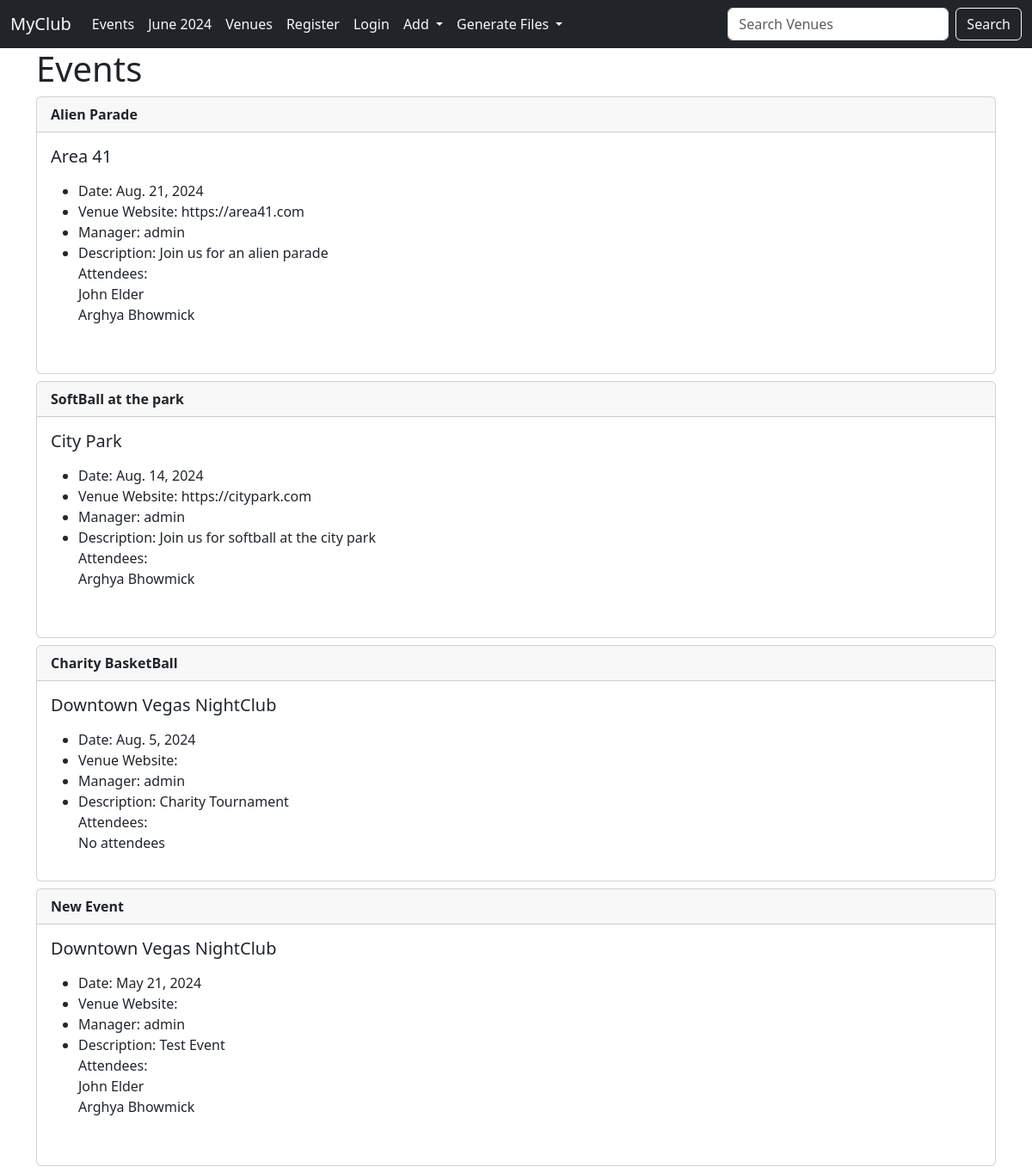
/events, run on an earlier commit of the app's database.
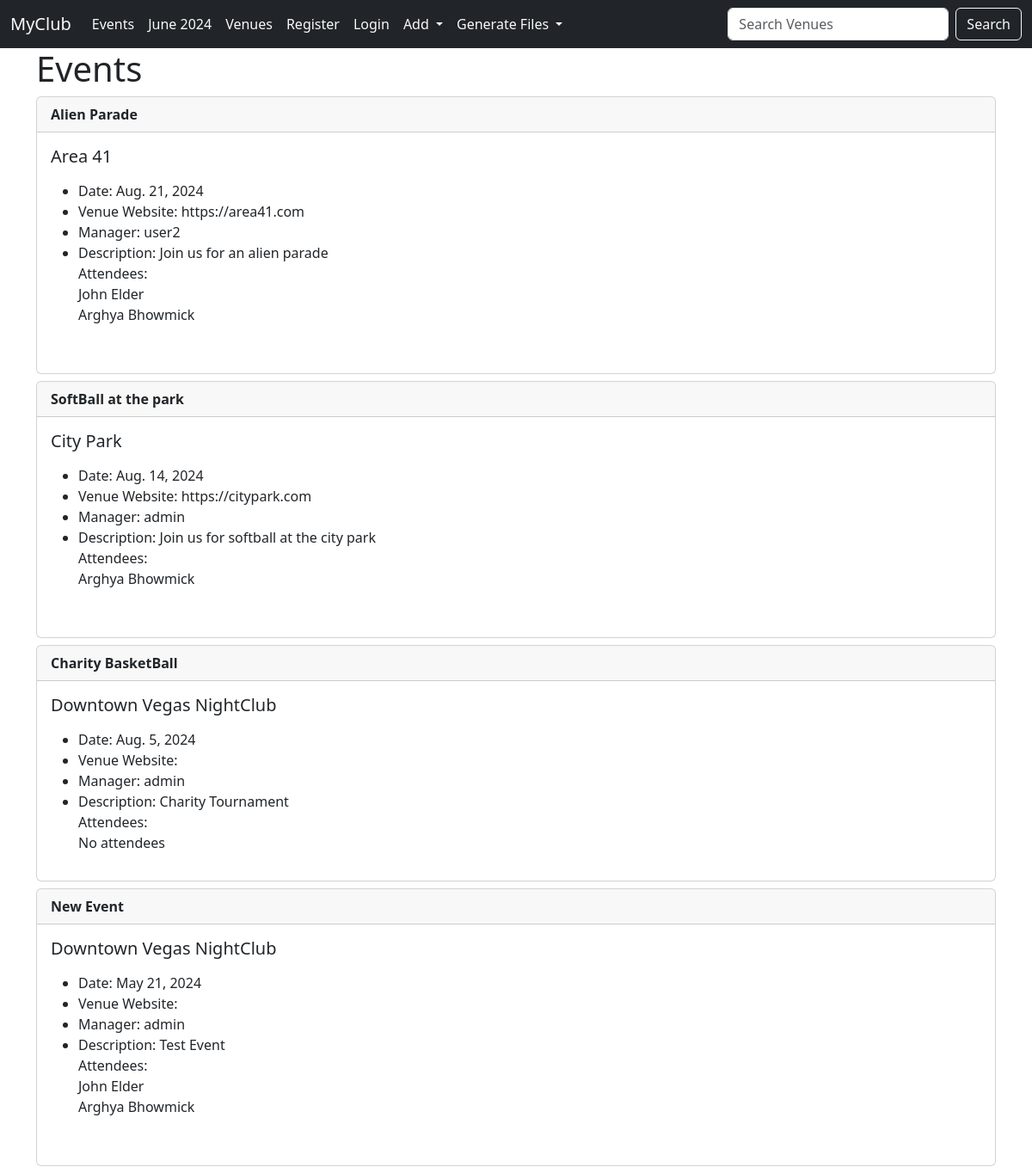
And on a later commit of the database.
### events/models.py (models this page shows)
class Event(models.Model):
    name = models.CharField(max_length=100)
    event_date = models.DateField()
    venue = models.ForeignKey(Venue, blank=True, null=True, on_delete=models.CASCADE)
    attendees = models.ManyToManyField(MyClubUser, blank=True)
    manager = models.ForeignKey(User, blank=True, null=True, on_delete=models.SET_NULL)
    description = models.TextField(blank=True)
    def __str__(self):
        return self.name

class Venue(models.Model):
    name = models.CharField("Venue Name", max_length=100)
    address = models.CharField(max_length=300)
    zip_code = models.CharField("Zip Code", max_length=15)
    phone = models.CharField("Contact Phone", max_length=25, blank=True)
    web = models.URLField("Website Address",blank=True)
    email = models.EmailField("Email Address",blank=True)
    def __str__(self):
        return self.name

### events/views.py (the view)
# urls.py: path('events',views.all_events, name='list-events'),
def all_events(request):
    event_list = Event.objects.all().order_by("-event_date")
    return render(request, "events/event_list.html", {"event_list": event_list})

### events/models.py (called while the page is built)
    def __str__(self):
        return self.first_name + " " + self.last_name

### events/templates/events/event_list.html (shortened to what this page needs)
{%extends 'events/base.html'%}
{%block content%}
<h1>Events</h1>
{% for event in event_list %}
<div class="card my-2">
    <div class="card-header">
        <strong>{{event}}</strong>
    </div>
    <div class="card-body">
        <h5 class="card-title">{{event.venue}}</h5>
        <p class="card-text">
        <ul>
            <li>Date: {{event.event_date}}</li>
            <li>Venue Website: {{event.venue.web}}</li>
            <li>Manager: {{event.manager}}</li>
            <li>Description: {{event.description}}</li>
            Attendees:<br>
            {%if event.attendees.all %}
            {% for attendee in event.attendees.all %}
            {{attendee}}<br>
            {% endfor %}
            {% else %}
            No attendees
            {% endif %}
        </ul>
        </p>
    </div>
</div>
{% endfor %}
{%endblock%}

What changed in the data, as far as the page shows it:
changed Event "Alien Parade": manager "admin" → "user2"
